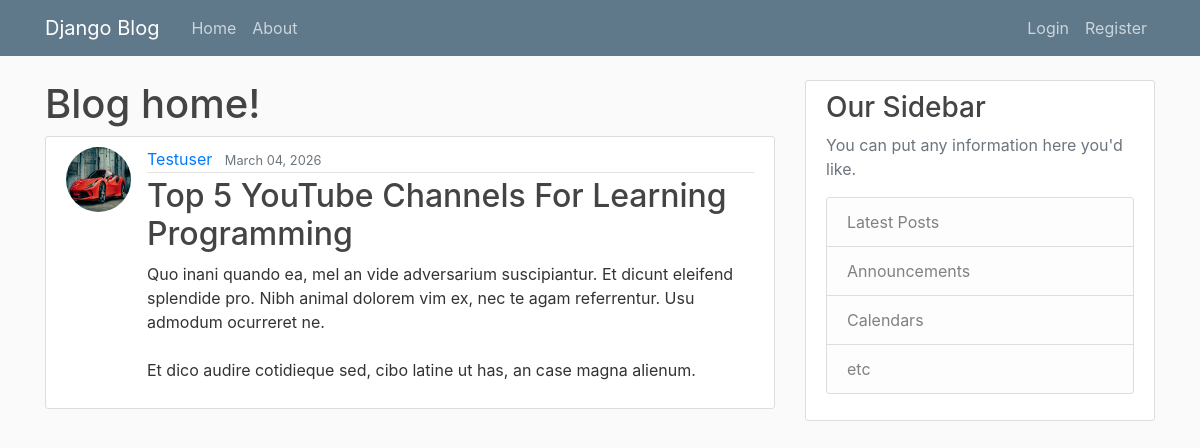
The page /post/29/ on the database its author committed.
### blog/models.py (models this page shows, shortened)
class Post(models.Model):
    title = models.CharField(max_length=100)
    content = models.TextField()
    date_posted = models.DateTimeField(default=timezone.now)#we do not put parenthesis at the end of the now as we donot want to carry out that function at that moment
    author = models.ForeignKey(User,on_delete=models.CASCADE)

### users/models.py (models this page shows, shortened)
class Profile(models.Model):
    user = models.OneToOneField(User, on_delete=models.CASCADE)
    image = models.ImageField(default='default.jpg', upload_to='profile_pics')

### blog/views.py (the view)
# urls.py: path('post/<int:pk>/', PostDetailView.as_view() , name = 'post-detail'),
class PostDetailView(DetailView):
     model = Post # <app>/<post>_<detail>.html

### blog/templates/blog/post_detail.html (shortened to what this page needs)
{% extends "blog/base.html" %}
{% block content %}
    <h1>Blog home!</h1>
<article class="media content-section">
    <img class="rounded-circle article-img" src="{{ object.author.profile.image.url }}" alt="">
        <div class="media-body">
            <div class="article-metadata">
            <a class="mr-2" href="{% url 'user-posts' object.author.username %}">{{ object.author }}</a>
            <small class="text-muted">{{ object.date_posted|date:"F d, Y"}}</small>
            </div>
            <h2 class="article-title">{{ object.title }}</h2>
            <p class="article-content">{{ object.content }}</p>
        </div>
</article>
{% endblock content %}

### blog/static/blog/main.css (style rules this page uses)
body { background: #fafafa; color: #333333; margin-top: 5rem; }
h1, h2, h3, h4, h5, h6 { color: #444444; }
.content-section { background: #ffffff; padding: 10px 20px; border: 1px solid #dddddd; border-radius: 3px; margin-bottom: 20px; }
.article-title { color: #444444; }
.article-content { white-space: pre-line; }
.article-img { height: 65px; width: 65px; margin-right: 16px; }
.article-metadata { padding-bottom: 1px; margin-bottom: 4px; border-bottom: 1px solid #e3e3e3 }

### rows shown on the page
Post: author.profile.image (picture), author "Testuser", date_posted "March 04, 2026", title "Top 5 YouTube Channels For Learning Programming", content "Quo inani quando ea, mel an vide adversarium suscipiantur. Et dicunt eleifend splendide pro. Nibh animal dolorem vim ex, nec te agam referrentur. Usu admodum ocurreret ne. Et dico audire cotidieque sed, cibo latine ut has, an case magna alienum."
